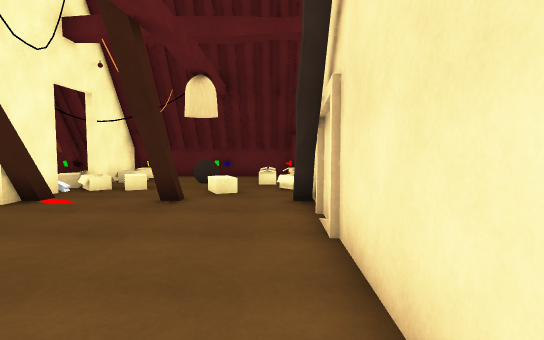
[1] (above)

16 first-person views from a walk through a 3-D level made in the Unity game engine. The camera is 1.4 m above the floor, tilts 4° down and sees 80° across. The floor is counted in squares, 1 m on a side. Each view is taken from the middle of a square. On the plan, view 1 faces up. The plan holds only what a view shows up to about 15 squares ahead; the rest is blank. The place goes on beyond the plan. The player is left out. Some animated figures are not drawn. Surface patterns are stand-ins for the level's own textures.

[2]
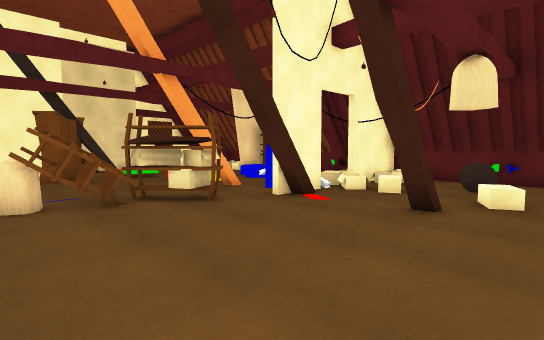

[3]
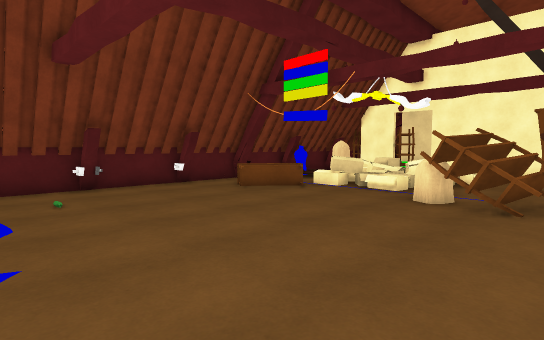

[4]
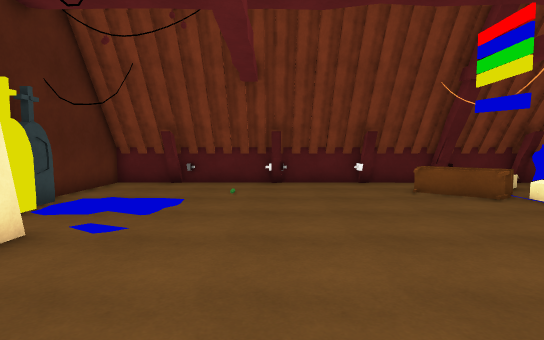

[5]
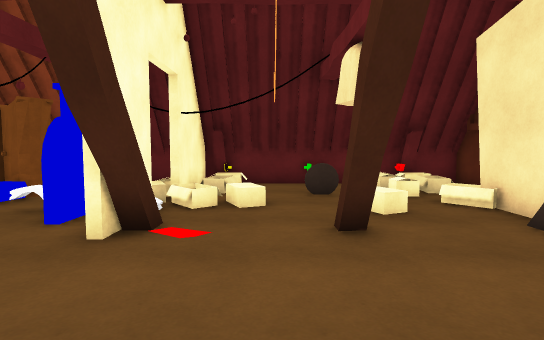

[6]
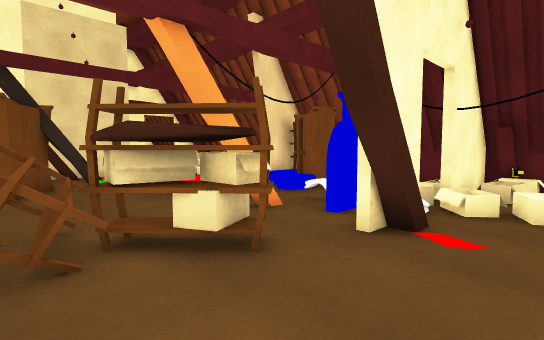

[7]
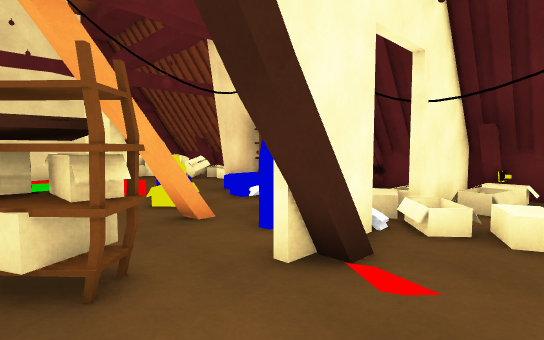

[8]
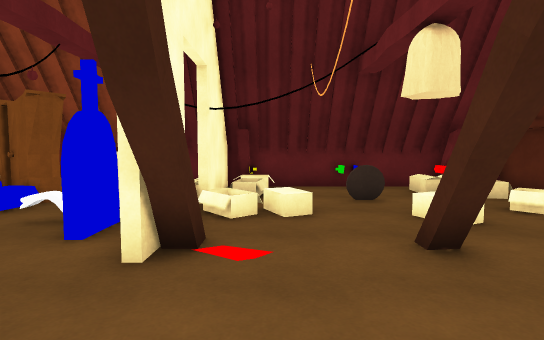

[9]
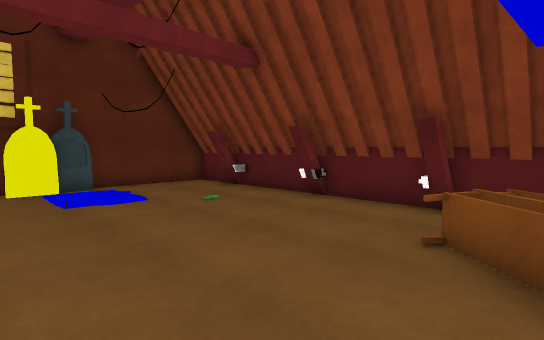

[10]
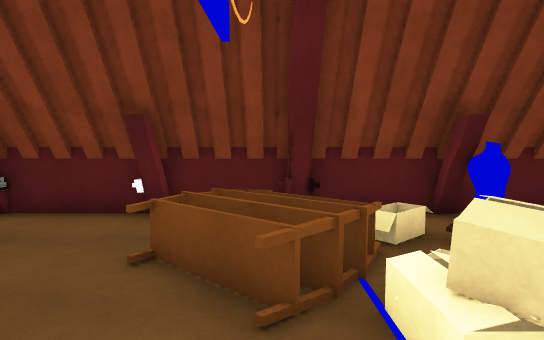

[11]
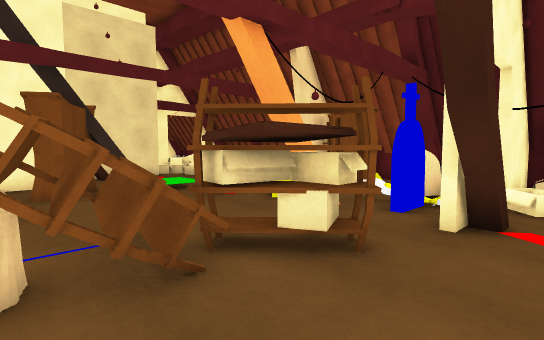

[12]
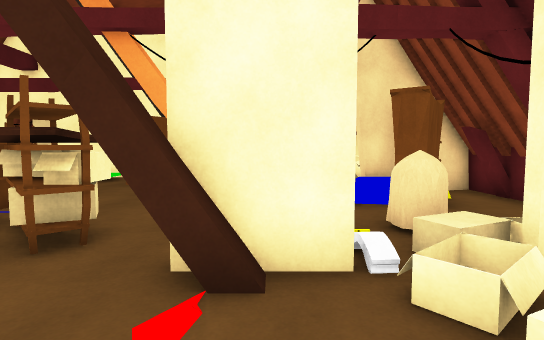

[13]
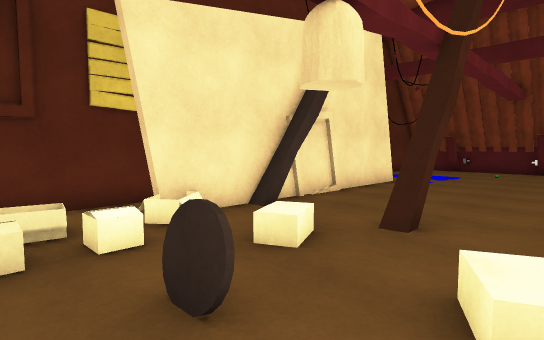

[14]
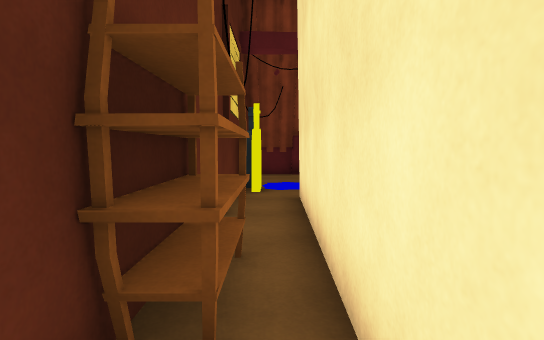

[15]
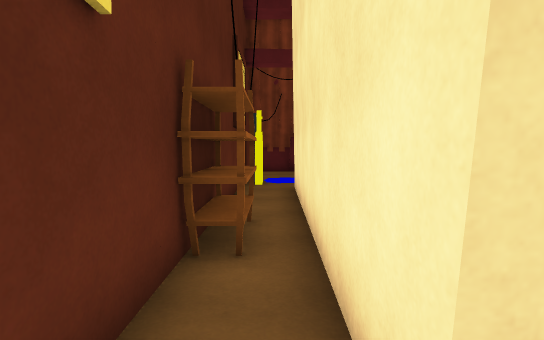

[16]
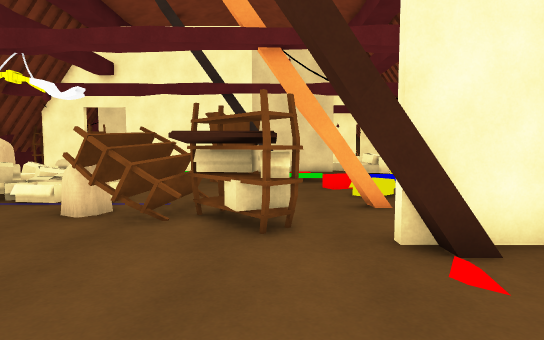

### Floor plan
Key: @ floor where view 1 was taken; # wall or solid block; . floor; = window, fence, low wall or low ledge; v drop or lower ground; T thing the floor can be seen under or through; M tombstone; O other object.
Columns run from 13 left of view 1 to 3 right of it. Each row starts with its distance up from view 1.
 15 #################
 14 OO..  #......O  #
 13 #OO.  #...==... #
 12 #OO. TT....=....#
 11  ...TT..O.....#.#
 10  ...OTT.......#.#
  9  OO TTT....#..#.#
  8  ..T  TT..#...#O#
  7  ..T TTT......#OO
  6  ...TTO.......#OO
  5  ..=OT........###
  4  ..OOO........#
  3  ..OOO........#
  2  ..O#O........#
  1   ............#.
  0    O.........@.##
 -1 =#=...........v##
 -2 ====............M
 -3 #==OO...........#
 -4   .OOOO.........#
 -5 =#.=OO..........#
 -6 #######...#...#.#
 -7 #################

Positions as (right, up) in squares from view 1, and headings:
1: (0, 0), facing up
2: (0, 1), facing up-left
3: (0, 5), facing down-left
4: (-3, 6), facing down
5: (-4, 3), facing up
6: (-4, 3), facing up-left
7: (-4, 5), facing up-left
8: (-5, 4), facing up
9: (-9, 1), facing down-right
10: (-9, 0), facing down
11: (-5, 2), facing up-left
12: (-3, 9), facing left
13: (-5, 14), facing down-right
14: (2, 10), facing down
15: (2, 12), facing down
16: (-2, 6), facing left
